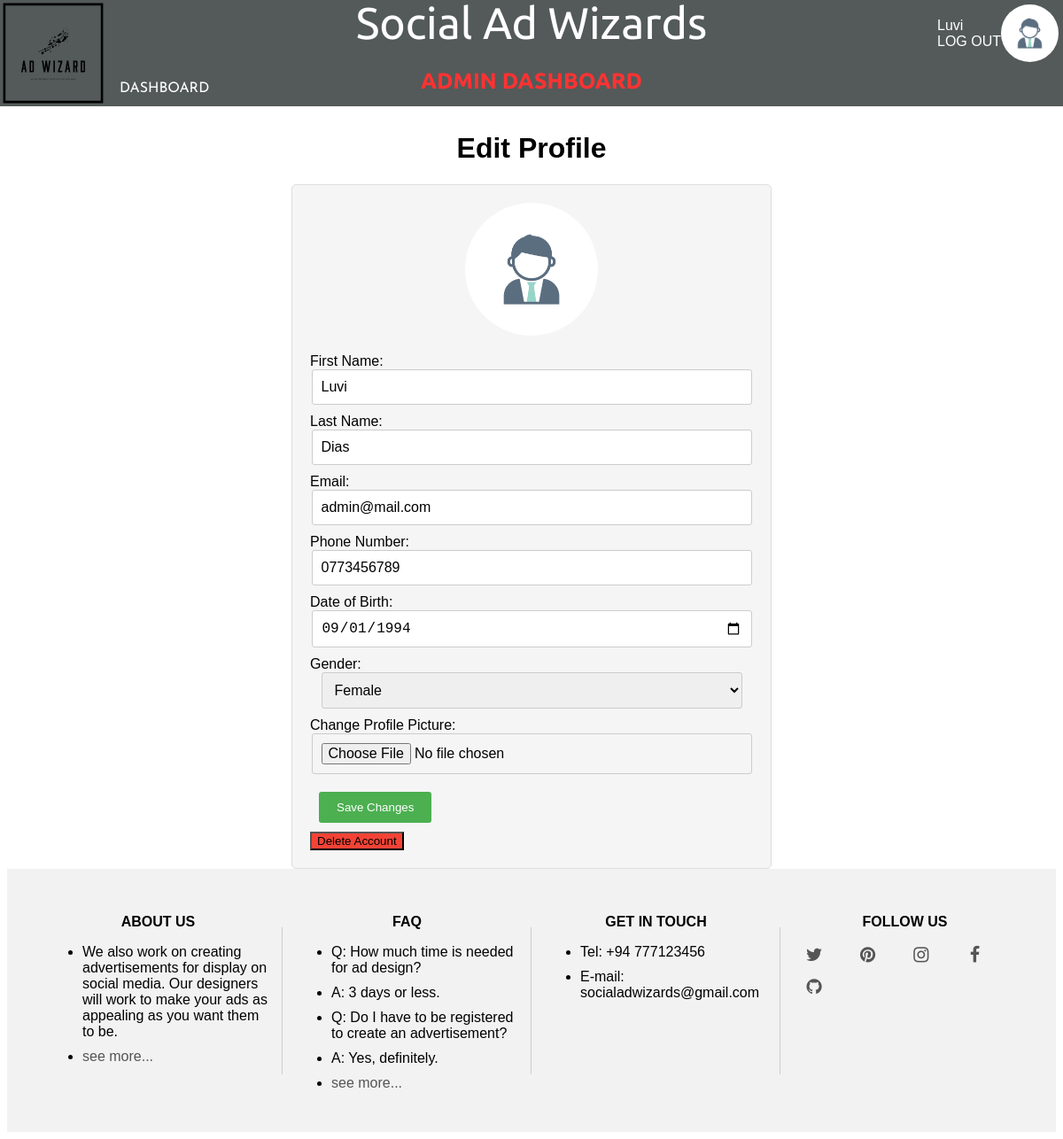
Screenshot of /src/views/edit-profile.php (signed in) with the database file from the repository.
### tables this page shows
CREATE TABLE `registered_users` (
  `s_user_id` int(11) NOT NULL,
  `registered_date` date NOT NULL DEFAULT current_timestamp(),
  `first_name` varchar(20) NOT NULL,
  `last_name` varchar(20) NOT NULL,
  `email` varchar(100) NOT NULL,
  `phone_no` varchar(10) NOT NULL,
  `date_of_birth` date NOT NULL,
  `gender` varchar(6) NOT NULL,
  `profile_picture` varchar(500) DEFAULT 'assets/images/uploads/profile-pictures/default.jpg',
  `user_pass` varchar(300) NOT NULL,
  `user_role` varchar(10) NOT NULL DEFAULT 'user'
);

### src/views/edit-profile.php (the view, shortened to what this page needs)
<!DOCTYPE html>
<html lang="en">
<head>
    <link rel="stylesheet" type="text/css" href="./src/css/edit-profile.css">
</head>
<body>
    <?php
    include_once '../components/header.php';
    require_once '../config/database/connection.php';
    $query = "SELECT * FROM registered_users WHERE s_user_id = $userId";
    $result = $conn->query($query);
    if ($result->num_rows > 0) {
        $row = $result->fetch_assoc();
        $profile_picture = $row['profile_picture'];
        $email = $row['email'];
        $gender = $row['gender'];
        $date_of_birth = $row['date_of_birth'];
        $first_name = $row['first_name'];
        $last_name = $row['last_name'];
        $phone_no = $row['phone_no'];
        echo '<h1>Edit Profile</h1>';
        echo '<div class="profile-container">';
        echo '<img src="' . $profile_picture . '" alt="Profile Picture" class="profile-picture" onclick="changeProfilePicture()">';
        echo '<form class="profile-form" action="./src/views/edit-profile.php" method="POST" enctype="multipart/form-data">';
        echo '<label for="first_name">First Name:</label>';
        echo '<input type="text" id="first_name" name="first_name" value="' . $first_name . '" required>';
        echo '<label for="last_name">Last Name:</label>';
        echo '<input type="text" id="last_name" name="last_name" value="' . $last_name . '" required>';
        echo '<label for="email">Email:</label>';
        echo '<input type="email" id="email" name="email" value="' . $email . '" required>';
        echo '<label for="phone_no">Phone Number:</label>';
        echo '<input type="tel" id="phone_no" name="phone_no" value="' . $phone_no . '" required>';
        echo '<label for="date_of_birth">Date of Birth:</label>';
        echo '<input type="date" id="date_of_birth" name="date_of_birth" value="' . $date_of_birth . '" required>';
        echo '<label for="gender">Gender:</label>';
        echo '<select id="gender" name="gender" required>';
        echo '<option value="female"' . ($gender === 'female' ? ' selected' : '') . '>Female</option>';
        echo '</select>';
        echo '<label for="profile_picture">Change Profile Picture:</label>';
        echo '<input type="file" id="profile_picture" name="profile_picture">';
        echo '<button type="submit">Save Changes</button>';
        echo '</form>';
        echo '<form action="./src/config/database/delete/delete-account.php" method="POST" onsubmit="return confirm(\'Are you sure you want to delete your account?\');">';
        echo '<button type="submit" class="delete-account-button" name="delete_account">Delete Account</button>';
        echo '</form>';
        echo '</div>';
    } else {
        echo 'User not found.';
    }
    include_once '../components/footer.php';
    ?>
</body>
</html>

### src/css/edit-profile.css (style rules this page uses)
body { padding-top: 120px; font-family: Arial, sans-serif; }
h1 { text-align: center; }
.profile-container { max-width: 500px; margin: 0 auto; padding: 20px; background-color: #f5f5f5; border: 1px solid #ddd; border-radius: 5px; }
.profile-picture { display: block; width: 150px; height: 150px; margin: 0 auto 20px; border-radius: 50%; object-fit: cover; cursor: pointer; }
.profile-form input, .profile-form select { display: block; width: 95%; padding: 10px; margin-left: auto; margin-right: auto; margin-bottom: 10px; border: 1px solid #ccc; border-radius: 3px; font-size: 16px; }
.profile-form button { background-color: #4CAF50; color: white; margin: 10px; padding: 10px 20px; border: none; border-radius: 3px; cursor: pointer; }
.delete-account-button { background-color: #f44336; }

### src/css/sign-in.css (style rules this page uses)
body { font-family: Arial, sans-serif; }

### rows the page displays
registered_users: profile_picture (placeholder picture), first_name "Luvi", last_name "Dias", email "admin@mail.com", phone_no "0773456789", date_of_birth "09/01/1994", gender "Female"

### other values shown
$userName "Luvi"
